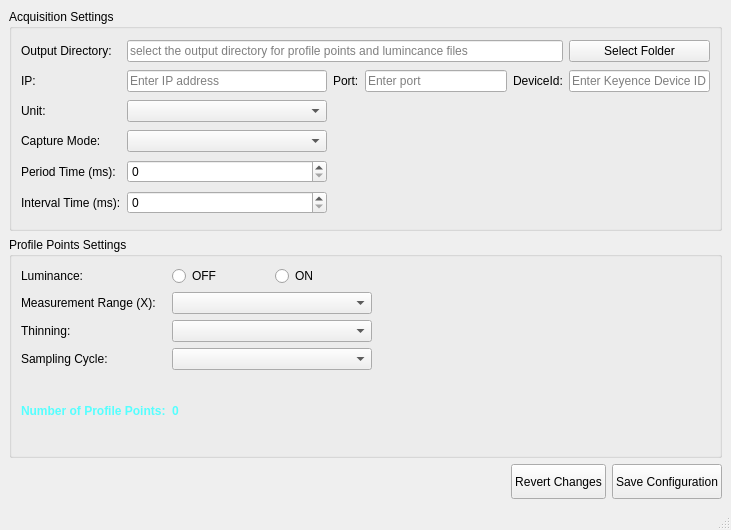
<?xml version="1.0" encoding="UTF-8"?>
<ui version="4.0">
 <class>MainWindow</class>
 <widget class="QMainWindow" name="MainWindow">
  <property name="geometry">
   <rect>
    <x>0</x>
    <y>0</y>
    <width>731</width>
    <height>530</height>
   </rect>
  </property>
  <property name="windowTitle">
   <string>LJX Configuration</string>
  </property>
  <widget class="QWidget" name="centralwidget">
   <layout class="QVBoxLayout" name="verticalLayout">
    <item>
     <widget class="QGroupBox" name="groupBox_2">
      <property name="title">
       <string>Acquisition Settings</string>
      </property>
      <layout class="QHBoxLayout" name="horizontalLayout">
       <item>
        <layout class="QGridLayout" name="gridLayout">
         <item row="0" column="0">
          <widget class="QLabel" name="label">
           <property name="text">
            <string>Output Directory:</string>
           </property>
          </widget>
         </item>
         <item row="1" column="0">
          <widget class="QLabel" name="label_2">
           <property name="text">
            <string>IP:</string>
           </property>
          </widget>
         </item>
         <item row="1" column="1">
          <widget class="QLineEdit" name="ipEdit">
           <property name="minimumSize">
            <size>
             <width>200</width>
             <height>0</height>
            </size>
           </property>
           <property name="placeholderText">
            <string>Enter IP address</string>
           </property>
          </widget>
         </item>
         <item row="1" column="2">
          <widget class="QLabel" name="label_3">
           <property name="text">
            <string>Port:</string>
           </property>
          </widget>
         </item>
         <item row="1" column="3">
          <widget class="QLineEdit" name="portEdit">
           <property name="placeholderText">
            <string>Enter port</string>
           </property>
          </widget>
         </item>
         <item row="1" column="4">
          <widget class="QLabel" name="label_4">
           <property name="text">
            <string>DeviceId:</string>
           </property>
          </widget>
         </item>
         <item row="1" column="5">
          <widget class="QLineEdit" name="deviceIdEdit">
           <property name="placeholderText">
            <string>Enter Keyence Device ID</string>
           </property>
          </widget>
         </item>
         <item row="2" column="0">
          <widget class="QLabel" name="label_5">
           <property name="text">
            <string>Unit:</string>
           </property>
          </widget>
         </item>
         <item row="2" column="1">
          <widget class="QComboBox" name="unitCombo"/>
         </item>
         <item row="3" column="0">
          <widget class="QLabel" name="label_7">
           <property name="text">
            <string>Capture Mode:</string>
           </property>
          </widget>
         </item>
         <item row="3" column="1">
          <widget class="QComboBox" name="captureModeCombo"/>
         </item>
         <item row="4" column="0">
          <widget class="QLabel" name="label_8">
           <property name="text">
            <string>Period Time (ms):</string>
           </property>
          </widget>
         </item>
         <item row="4" column="1">
          <widget class="QSpinBox" name="periodTimeSpinBox">
           <property name="maximum">
            <number>1000000</number>
           </property>
          </widget>
         </item>
         <item row="5" column="0">
          <widget class="QLabel" name="label_9">
           <property name="text">
            <string>Interval Time (ms):</string>
           </property>
          </widget>
         </item>
         <item row="5" column="1">
          <widget class="QSpinBox" name="intervalTimeSpinBox">
           <property name="maximum">
            <number>1000000</number>
           </property>
          </widget>
         </item>
         <item row="0" column="5">
          <widget class="QPushButton" name="selectFolderBtn">
           <property name="text">
            <string>Select Folder</string>
           </property>
          </widget>
         </item>
         <item row="0" column="1" colspan="4">
          <widget class="QLineEdit" name="outputDirectoryEdit">
           <property name="placeholderText">
            <string>select the output directory for profile points and lumincance files</string>
           </property>
          </widget>
         </item>
        </layout>
       </item>
      </layout>
     </widget>
    </item>
    <item>
     <widget class="QGroupBox" name="groupBox">
      <property name="title">
       <string>Profile Points Settings</string>
      </property>
      <layout class="QHBoxLayout" name="horizontalLayout_4">
       <item>
        <layout class="QGridLayout" name="gridLayout_2">
         <item row="0" column="1">
          <layout class="QHBoxLayout" name="horizontalLayout_2">
           <item>
            <widget class="QRadioButton" name="luminanceOffRadio">
             <property name="text">
              <string>OFF</string>
             </property>
             <attribute name="buttonGroup">
              <string notr="true">buttonGroup</string>
             </attribute>
            </widget>
           </item>
           <item>
            <widget class="QRadioButton" name="luminanceOnRadio">
             <property name="text">
              <string>ON</string>
             </property>
             <attribute name="buttonGroup">
              <string notr="true">buttonGroup</string>
             </attribute>
            </widget>
           </item>
          </layout>
         </item>
         <item row="1" column="0">
          <widget class="QLabel" name="label_10">
           <property name="text">
            <string>Measurement Range (X): </string>
           </property>
          </widget>
         </item>
         <item row="3" column="1">
          <widget class="QComboBox" name="samplingCycleCombo"/>
         </item>
         <item row="0" column="0">
          <widget class="QLabel" name="label_6">
           <property name="text">
            <string>Luminance:</string>
           </property>
          </widget>
         </item>
         <item row="2" column="0">
          <widget class="QLabel" name="label_11">
           <property name="text">
            <string>Thinning:</string>
           </property>
          </widget>
         </item>
         <item row="1" column="1">
          <widget class="QComboBox" name="measurementRangeXCombo">
           <property name="minimumSize">
            <size>
             <width>200</width>
             <height>0</height>
            </size>
           </property>
          </widget>
         </item>
         <item row="4" column="1">
          <widget class="QLabel" name="profilePointsLabel">
           <property name="font">
            <font>
             <bold>true</bold>
            </font>
           </property>
           <property name="styleSheet">
            <string notr="true">color: rgb(85, 255, 255);</string>
           </property>
           <property name="text">
            <string>0</string>
           </property>
          </widget>
         </item>
         <item row="2" column="1">
          <widget class="QComboBox" name="thinningCombo"/>
         </item>
         <item row="3" column="0">
          <widget class="QLabel" name="label_12">
           <property name="text">
            <string>Sampling Cycle:</string>
           </property>
          </widget>
         </item>
         <item row="4" column="0">
          <widget class="QLabel" name="label_13">
           <property name="font">
            <font>
             <bold>true</bold>
            </font>
           </property>
           <property name="styleSheet">
            <string notr="true">color: rgb(85, 255, 255);</string>
           </property>
           <property name="text">
            <string>Number of Profile Points:</string>
           </property>
          </widget>
         </item>
        </layout>
       </item>
       <item>
        <spacer name="horizontalSpacer_2">
         <property name="orientation">
          <enum>Qt::Orientation::Horizontal</enum>
         </property>
         <property name="sizeHint" stdset="0">
          <size>
           <width>40</width>
           <height>20</height>
          </size>
         </property>
        </spacer>
       </item>
      </layout>
     </widget>
    </item>
    <item>
     <layout class="QHBoxLayout" name="horizontalLayout_3">
      <item>
       <spacer name="horizontalSpacer">
        <property name="orientation">
         <enum>Qt::Orientation::Horizontal</enum>
        </property>
        <property name="sizeHint" stdset="0">
         <size>
          <width>40</width>
          <height>20</height>
         </size>
        </property>
       </spacer>
      </item>
      <item>
       <widget class="QPushButton" name="restoreBtn">
        <property name="minimumSize">
         <size>
          <width>0</width>
          <height>35</height>
         </size>
        </property>
        <property name="text">
         <string>Revert Changes</string>
        </property>
       </widget>
      </item>
      <item>
       <widget class="QPushButton" name="saveBtn">
        <property name="minimumSize">
         <size>
          <width>0</width>
          <height>35</height>
         </size>
        </property>
        <property name="text">
         <string>Save Configuration</string>
        </property>
       </widget>
      </item>
     </layout>
    </item>
   </layout>
  </widget>
  <widget class="QMenuBar" name="menubar">
   <property name="geometry">
    <rect>
     <x>0</x>
     <y>0</y>
     <width>731</width>
     <height>21</height>
    </rect>
   </property>
  </widget>
  <widget class="QStatusBar" name="statusbar"/>
 </widget>
 <tabstops>
  <tabstop>outputDirectoryEdit</tabstop>
  <tabstop>ipEdit</tabstop>
  <tabstop>portEdit</tabstop>
  <tabstop>deviceIdEdit</tabstop>
  <tabstop>unitCombo</tabstop>
  <tabstop>luminanceOffRadio</tabstop>
  <tabstop>luminanceOnRadio</tabstop>
  <tabstop>captureModeCombo</tabstop>
  <tabstop>periodTimeSpinBox</tabstop>
  <tabstop>intervalTimeSpinBox</tabstop>
  <tabstop>measurementRangeXCombo</tabstop>
  <tabstop>thinningCombo</tabstop>
  <tabstop>samplingCycleCombo</tabstop>
  <tabstop>saveBtn</tabstop>
 </tabstops>
 <resources/>
 <connections/>
 <buttongroups>
  <buttongroup name="buttonGroup"/>
 </buttongroups>
</ui>
